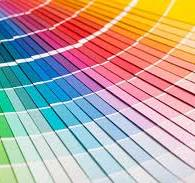
#> input picture colors.jpeg, 195 x 183 px
$ jupyter execute --allow-errors image.ipynb
#> lines starting #> are read from the running program, lines starting #| are printed output that depends on the picture
[cell 1]
from PIL import Image
import numpy as np

[cell 2]
# load the image
im=Image.open("colors.jpeg")
#> im is the input picture: PIL image 195x183 RGB; mean R, G, B 185.5, 165, 158
im.show()

[cell 3]
# convert the image to grayscale
gray_im = im.convert("L")
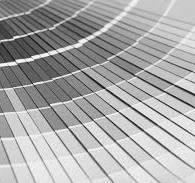
#> gray_im: PIL image 195x183 L; min 4, max 255, mean 170.3
gray_im.show()

[cell 4]
# Test the function Image.split on the  image
r, g, b = im.split()
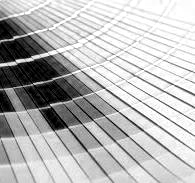
#> r: PIL image 195x183 L; min 0, max 255, mean 185.5
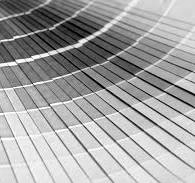
#> g: PIL image 195x183 L; min 0, max 255, mean 165
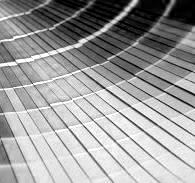
#> b: PIL image 195x183 L; min 0, max 255, mean 158

r.show()
g.show()
b.show()
